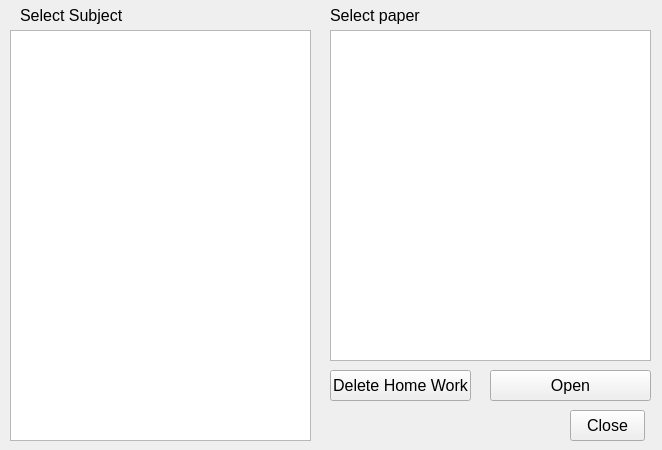
<?xml version="1.0" encoding="UTF-8"?>
<ui version="4.0">
 <class>OpenHomeWork</class>
 <widget class="QWidget" name="OpenHomeWork">
  <property name="geometry">
   <rect>
    <x>0</x>
    <y>0</y>
    <width>662</width>
    <height>450</height>
   </rect>
  </property>
  <property name="font">
   <font>
    <pointsize>12</pointsize>
   </font>
  </property>
  <property name="windowTitle">
   <string>Select Home Work To Open</string>
  </property>
  <widget class="QLabel" name="lSelectSubject">
   <property name="geometry">
    <rect>
     <x>20</x>
     <y>5</y>
     <width>121</width>
     <height>21</height>
    </rect>
   </property>
   <property name="font">
    <font>
     <pointsize>12</pointsize>
    </font>
   </property>
   <property name="text">
    <string>Select Subject</string>
   </property>
  </widget>
  <widget class="QLabel" name="lSelectPaper">
   <property name="geometry">
    <rect>
     <x>330</x>
     <y>0</y>
     <width>101</width>
     <height>31</height>
    </rect>
   </property>
   <property name="font">
    <font>
     <pointsize>12</pointsize>
    </font>
   </property>
   <property name="text">
    <string>Select paper</string>
   </property>
  </widget>
  <widget class="QPushButton" name="pBOpen">
   <property name="geometry">
    <rect>
     <x>490</x>
     <y>370</y>
     <width>161</width>
     <height>31</height>
    </rect>
   </property>
   <property name="text">
    <string>Open</string>
   </property>
  </widget>
  <widget class="QPushButton" name="pBClose">
   <property name="geometry">
    <rect>
     <x>570</x>
     <y>410</y>
     <width>75</width>
     <height>31</height>
    </rect>
   </property>
   <property name="text">
    <string>Close</string>
   </property>
  </widget>
  <widget class="QPushButton" name="pBDeleteHomeWork">
   <property name="geometry">
    <rect>
     <x>330</x>
     <y>370</y>
     <width>141</width>
     <height>31</height>
    </rect>
   </property>
   <property name="text">
    <string>Delete Home Work</string>
   </property>
  </widget>
  <widget class="QTreeWidget" name="tWSelectSubject">
   <property name="geometry">
    <rect>
     <x>10</x>
     <y>30</y>
     <width>301</width>
     <height>411</height>
    </rect>
   </property>
   <property name="font">
    <font>
     <pointsize>12</pointsize>
    </font>
   </property>
   <property name="sortingEnabled">
    <bool>false</bool>
   </property>
   <attribute name="headerVisible">
    <bool>false</bool>
   </attribute>
   <column>
    <property name="text">
     <string notr="true">1</string>
    </property>
   </column>
  </widget>
  <widget class="QListWidget" name="lWHomeWorks">
   <property name="geometry">
    <rect>
     <x>330</x>
     <y>30</y>
     <width>321</width>
     <height>331</height>
    </rect>
   </property>
   <property name="font">
    <font>
     <pointsize>12</pointsize>
    </font>
   </property>
   <property name="sortingEnabled">
    <bool>true</bool>
   </property>
  </widget>
 </widget>
 <tabstops>
  <tabstop>tWSelectSubject</tabstop>
  <tabstop>lWHomeWorks</tabstop>
  <tabstop>pBOpen</tabstop>
  <tabstop>pBDeleteHomeWork</tabstop>
  <tabstop>pBClose</tabstop>
 </tabstops>
 <resources/>
 <connections>
  <connection>
   <sender>pBClose</sender>
   <signal>clicked()</signal>
   <receiver>OpenHomeWork</receiver>
   <slot>close()</slot>
   <hints>
    <hint type="sourcelabel">
     <x>764</x>
     <y>430</y>
    </hint>
    <hint type="destinationlabel">
     <x>956</x>
     <y>423</y>
    </hint>
   </hints>
  </connection>
 </connections>
</ui>
